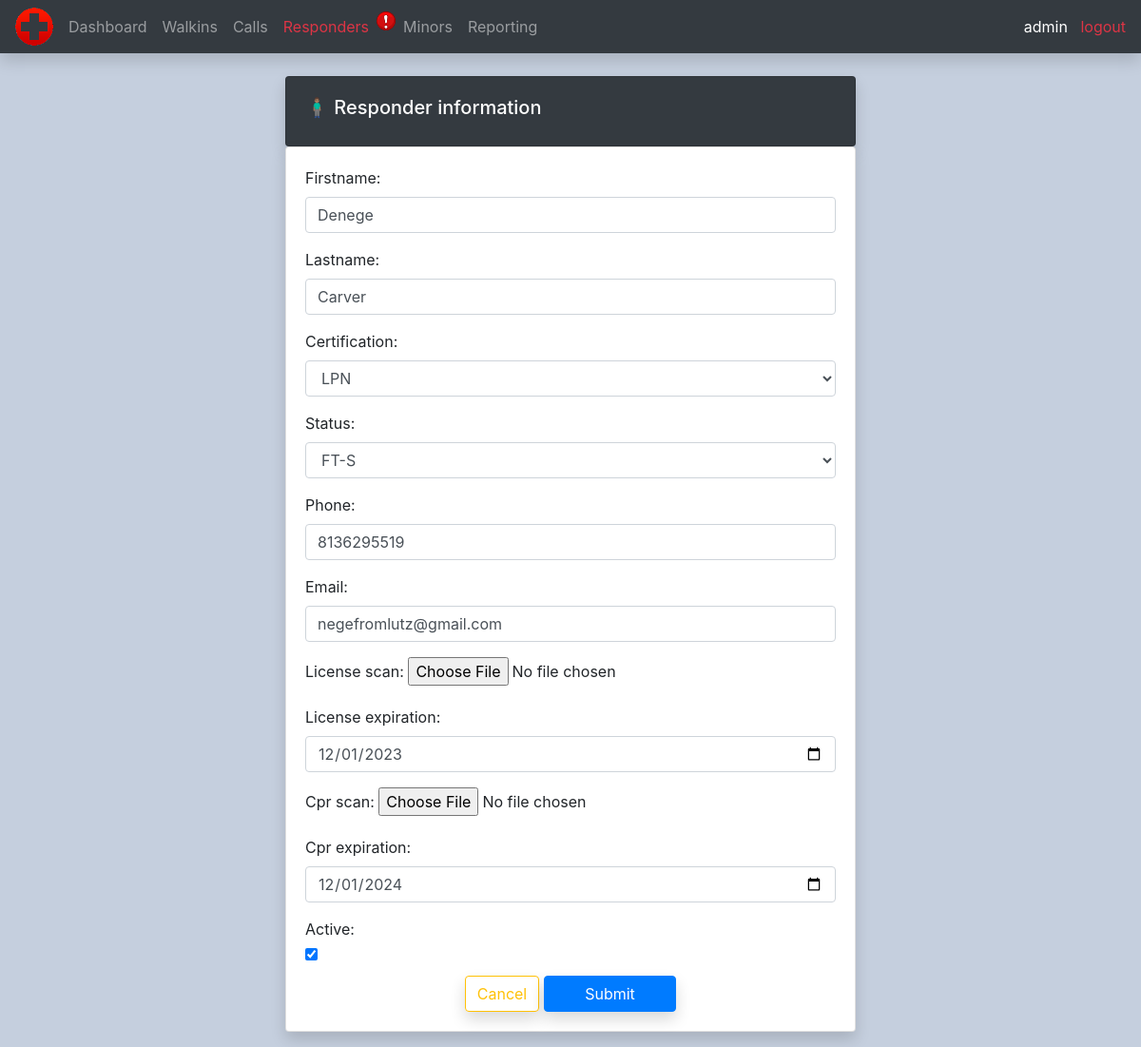
/update_responder/2/ (signed in), run on an earlier commit of the app's database.
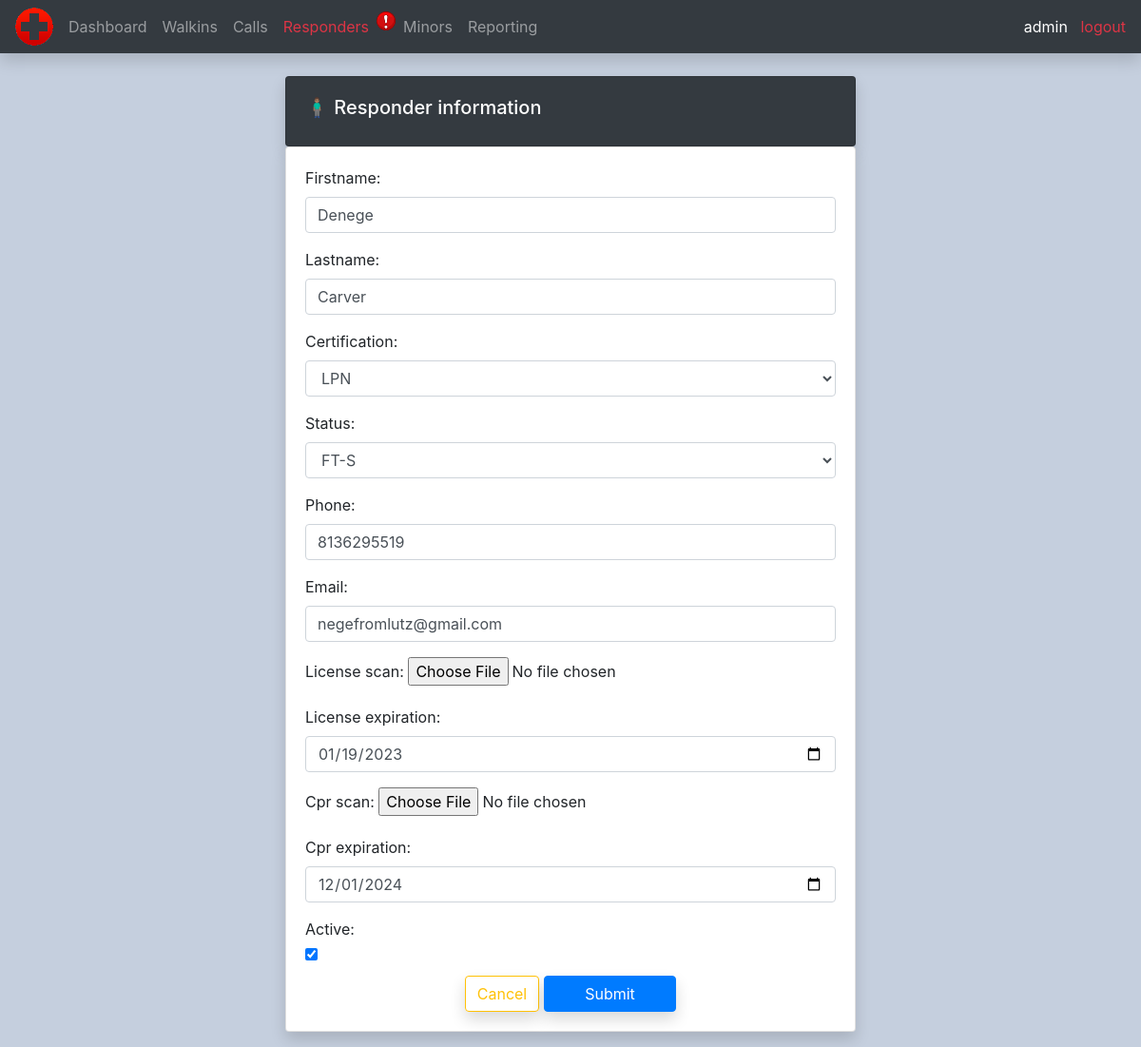
And on a later commit of the database.
### calls/models.py (models this page shows, shortened)
class Responder(models.Model):
    CERTIFICATIONS = (
        ('EMT-B', 'EMT-B'),
        ('EMT-P', 'EMT-P'),
        ('LPN', 'LPN'),
        ('RN', 'RN')
    )
    STATUS = (
        ('PT', 'PT'),
        ('PT-S', 'PT-S'),
        ('FT-S', 'FT-S')
    )
    firstname = models.CharField(max_length=200, null=True)
    lastname = models.CharField(max_length=200, null=True)
    certification = models.CharField(max_length=200, null=True, choices=CERTIFICATIONS)
    status = models.CharField(max_length=200, null=True, choices=STATUS)
    phone = models.CharField(max_length=200, null=True)
    email = models.EmailField(null=True)
    license_scan = models.ImageField(null=True, blank=True)
    license_expiration = models.DateField(null=True, blank=True)
    cpr_scan = models.ImageField(null=True, blank=True)
    cpr_expiration = models.DateField(null=True, blank=True)
    active = models.BooleanField(default=True, null=True)

### calls/decorators.py (the view)
        def wrapper_func(request, *args, **kwargs):
            group = None
            if request.user.groups.exists():
                group = request.user.groups.all()[0].name
            if group in allowed_roles:
                return view_func(request, *args, **kwargs)
            else:
                return HttpResponse('You are not authorized to view this page')

### calls/views.py (called while the page is built)
@login_required(login_url='login')
@allowed_users(allowed_roles=['Admin', 'Supervisors'])
def updateResponder(request, pk):
    responder = Responder.objects.get(id=pk)
    form = ResponderForm(instance=responder)
    if request.method == 'POST':
        form = ResponderForm(request.POST, request.FILES, instance=responder)
        if form.is_valid():
            form.save()
            return redirect('/responders')
    context = {'form': form}
    return render(request, 'calls/responder_form.html', context)

### calls/templates/calls/responder_form.html (shortened to what this page needs)
{% extends 'calls/main.html' %}
{% load static %}
{% block content %}
<br>
<div class="row">
    <div class="col-md-12 mb-3">
        <div class="card card-body w-50 m-auto bg-dark text-white shadow">
            <h5>🧍🏽‍♂️ Responder information</h5>
        </div>
        <div class="card card-body w-50 m-auto shadow">
            <form action="" method="POST" enctype="multipart/form-data">
                {{ form.as_p }}
                <div class="text-center">
                    <a class="btn btn-outline-warning shadow" href="{% url 'all_responders' %}">Cancel</a>
                    <input class="btn btn-primary w-25 shadow" type="submit" name="Submit">
                </div>
            </form>
        </div>
    </div>
</div>
{% endblock %}

What changed in the data, as far as the page shows it:
changed Responder "Denege": license_expiration "12/01/2023" → "01/19/2023"
